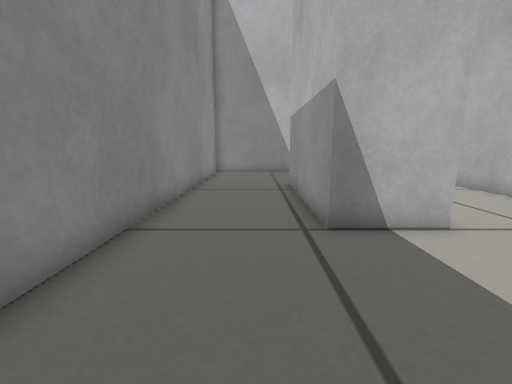
[1] (above)

16 first-person views from a walk through a Gazebo world. The camera is 0.33 m above the floor, tilts 10° down and sees 90° across. The floor is counted in squares, 0.2 m on a side. Each view is taken from the middle of a square. On the plan, view 1 faces up. The plan holds only what a view shows up to about 14 squares ahead; the rest is blank.

[2]
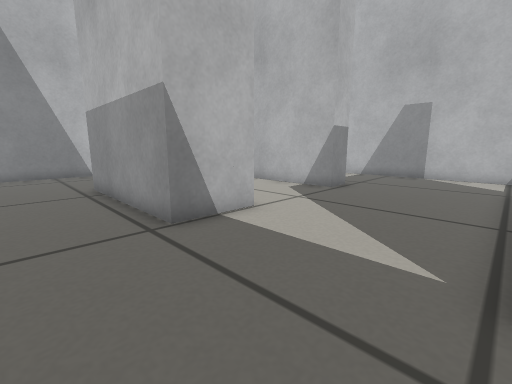

[3]
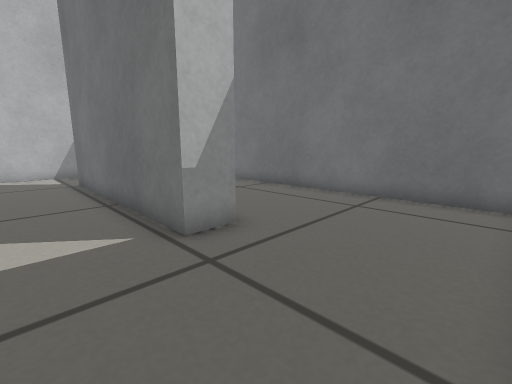

[4]
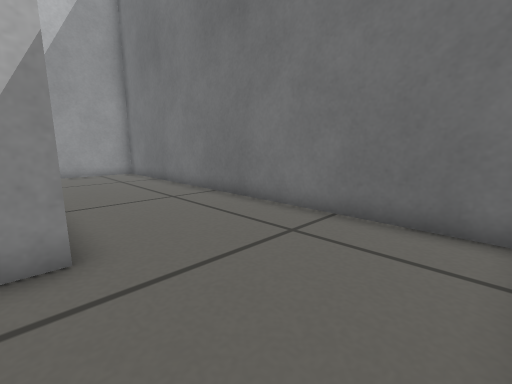

[5]
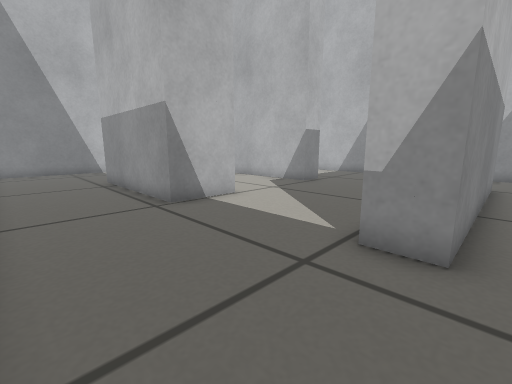

[6]
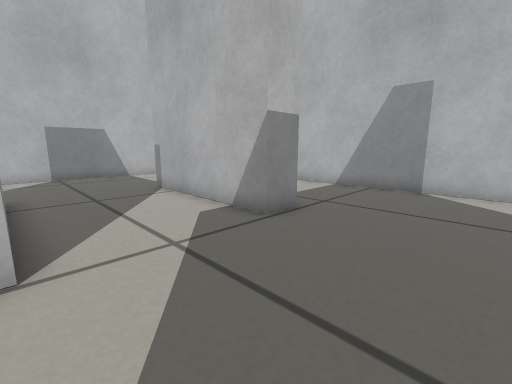

[7]
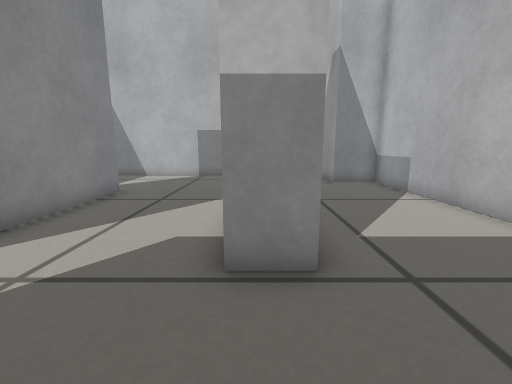

[8]
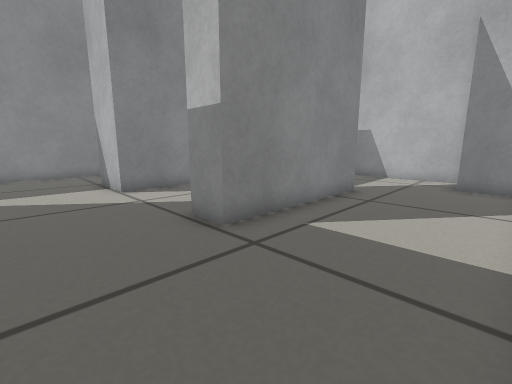

[9]
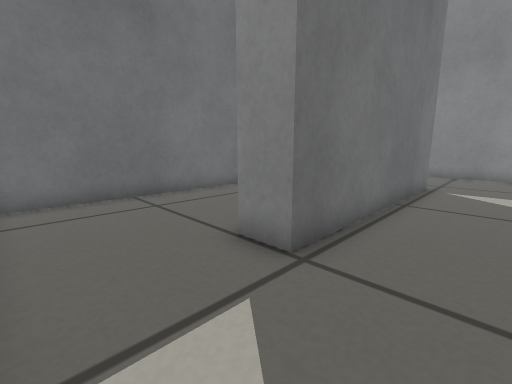

[10]
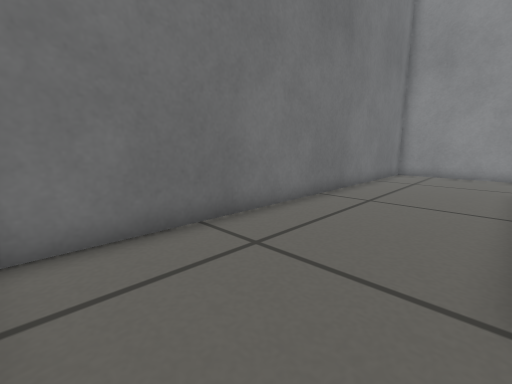

[11]
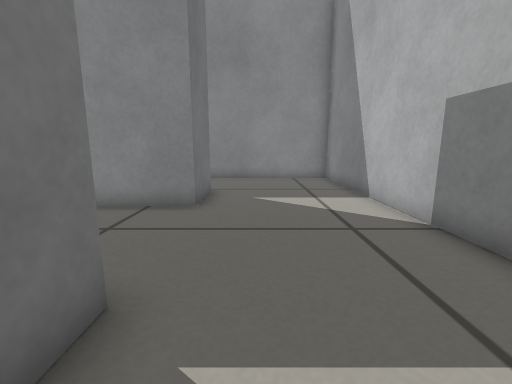

[12]
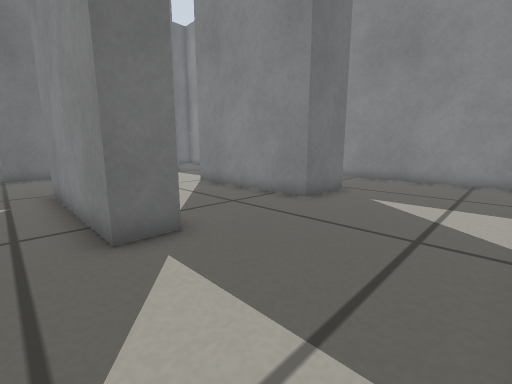

[13]
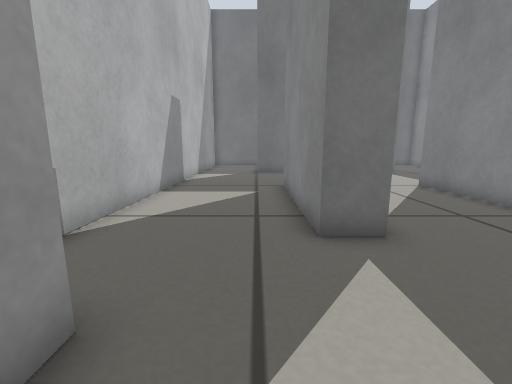

[14]
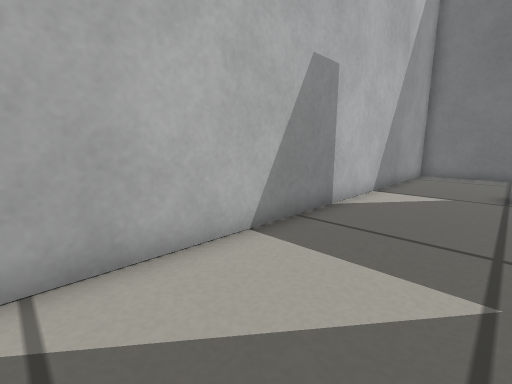

[15]
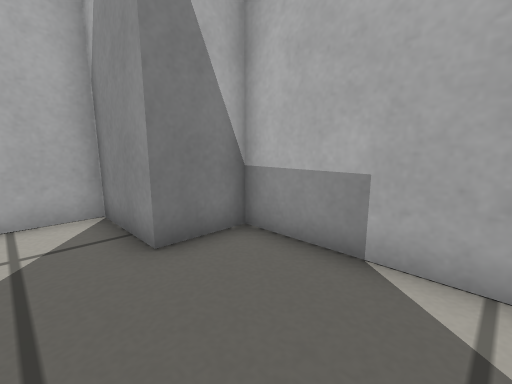

[16]
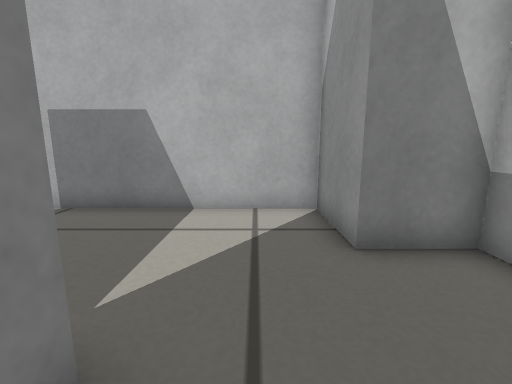

### Floor plan
Points are (right, up) in squares from view 1. A wall is a line through its corners. A room is listed if a view was taken in it or the views show most of it. See-through windows are left out.
Room 1 (views 1, 2, 3, 4, 5, 6, 7, 8, 9, 10, 11, 12, 13, 14, 15, 16)
walls: (4, 5) (1.5, 5) (1.5, 11.5) (4, 11.5) (4, 5); (8.6, 5) (8.6, 11.5) (9.8, 11.5) (9.8, 5) (8.6, 5); (2.2, -0.3) (10.9, -0.3) (10.9, -1.6) (2.2, -1.6) (2.2, -0.3); (-2.2, -6.7) (14.6, -6.7) (14.6, 13.9) (12.6, 13.9) (12.6, 16.8) (-2.6, 16.8) (-2.6, -5.9)

Where each view was taken, in squares from view 1:
view 1: 0 up, 0 right, facing up
view 2: 0 up, 1 left, facing up-right
view 3: 2 up, 2 left, facing down-right
view 4: 1 down, 2 left, facing down-right
view 5: 2 down, 2 left, facing up-right
view 6: 1 up, 4 right, facing up-right
view 7: 2 up, 9 right, facing up
view 8: 2 up, 14 right, facing up-left
view 9: 2 up, 14 right, facing down-left
view 10: 2 down, 14 right, facing down-left
view 11: 13 up, 11 right, facing left
view 12: 16 up, 11 right, facing down-left
view 13: 16 up, 11 right, facing down
view 14: 10 up, 11 right, facing down-right
view 15: 10 up, 11 right, facing up-right
view 16: 10 up, 11 right, facing up
